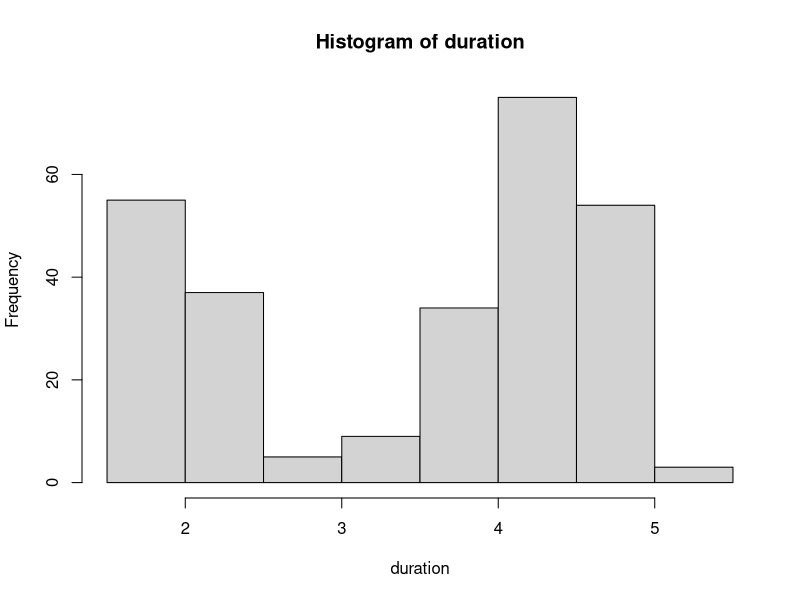
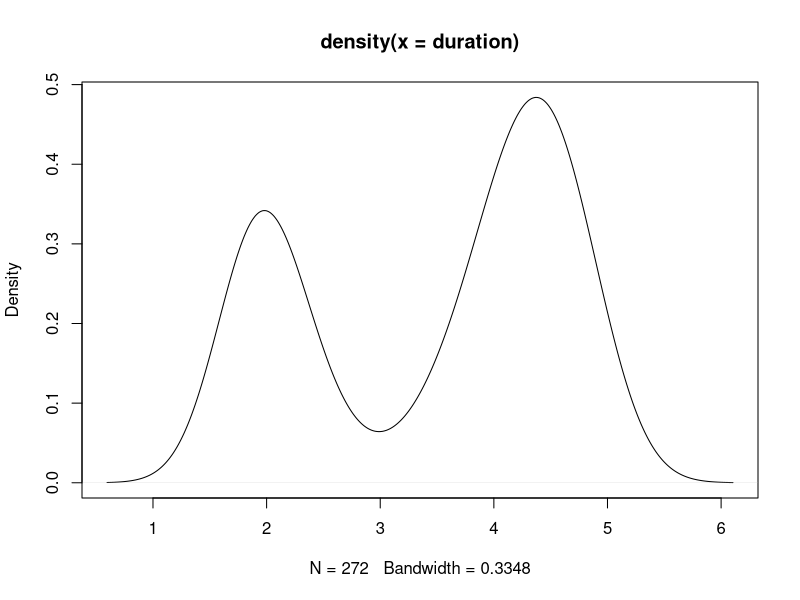

R code for these plots, in order:
# kurtosis

# kurtosis describes the tail shape of the data distribution.
#Normal distribution - 0 kurtosis and thus the standard tail shape. It is said to be mesokurtic. 
#Negative kurtosis would indicate a thin-tailed data distribution, and is said to be platykurtic. 
#Positive kurtosis would indicate a fat-tailed distribution, and is said to be leptokurtic
library(e1071)                    # load e1071 
duration = faithful$eruptions     # eruption durations 
hist(duration)
plot(density(duration))
kurtosis(duration)                # apply the kurtosis function 
#[1] -1.5116

#Answer :The kurtosis of eruption duration is -1.5116, which indicates that eruption duration distribution is platykurtic. This is consistent with the fact that its histogram is not bell-shaped.
